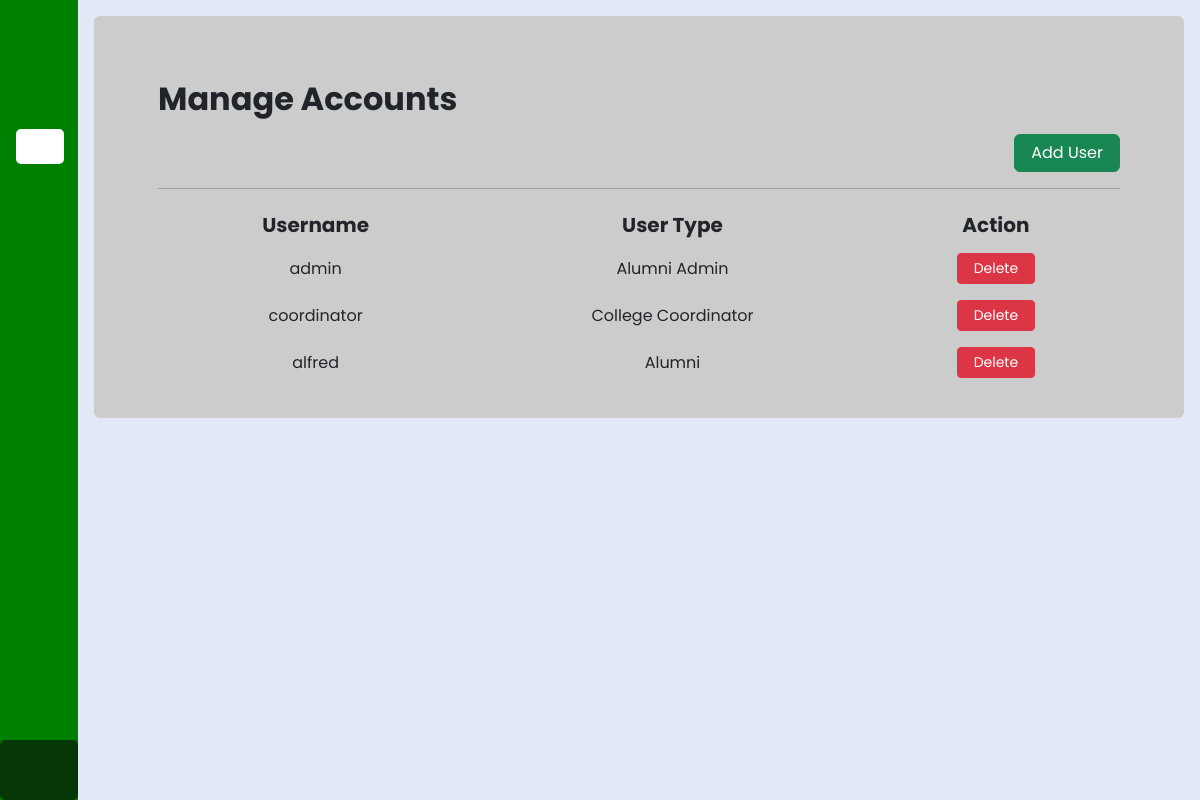
/superadmin/accounts.php (signed in), run on an earlier commit of the app's database.
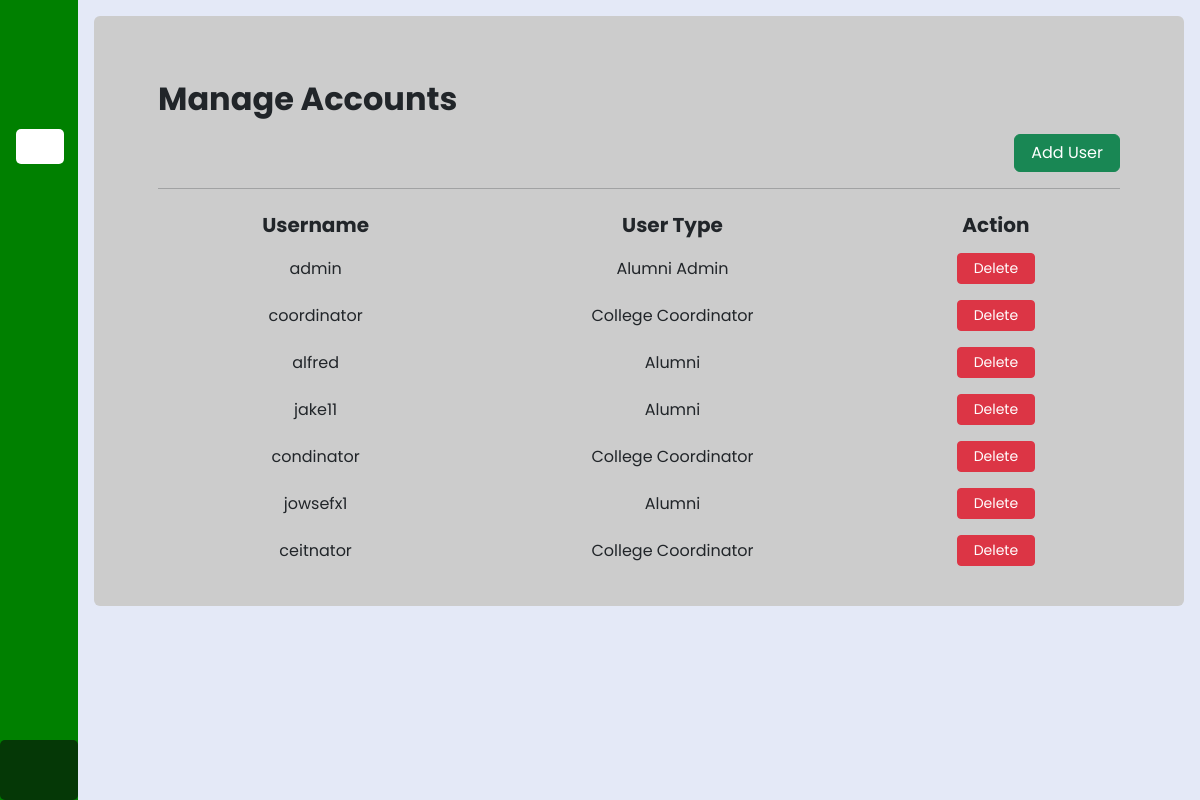
And on a later commit of the database.
### tables this page shows
CREATE TABLE `users` (
  `user_id` int(11) NOT NULL,
  `username` varchar(50) NOT NULL,
  `email` varchar(100) DEFAULT NULL,
  `passwordx` varchar(100) NOT NULL,
  `role_` enum('alumni','alumni_admin','college_coordinator','super_admin') NOT NULL DEFAULT 'alumni',
  `college` varchar(10) DEFAULT NULL,
  `token` varchar(255) DEFAULT NULL,
  `token_expiry` datetime DEFAULT NULL
);

### superadmin/accounts.php (the view, shortened to what this page needs)
<?php
    require_once '../connectDB.php';
    $itemsPerPage = 10;
    $request = "SELECT * FROM users WHERE role_ != 'super_admin'";
    $current_page = isset($_GET['page']) ? $_GET['page'] : 1;
    $start_item = ($current_page - 1) * $itemsPerPage;
    $request .= " LIMIT $start_item, $itemsPerPage";
    $result = $conn->query($request);
?>
<!DOCTYPE html>
<html lang="en">
<head>
    <link rel="stylesheet" href="../bootstrap/bs.css">
    <link rel="stylesheet" href="../assets/sidebar.css">
    <link href="https://cdn.jsdelivr.net/gh/hung1001/font-awesome-pro@4cac1a6/css/all.css" rel="stylesheet" />
</head>
<body>
    <main class="d-flex">
        <?php
            include "components/sidebar.php";
        ?>
        <div class="home-section">
            <div class="col m-auto">
                <div class="card m-3" style="background: #ccc; border: none;">
                    <div class="card-body overflow-auto" style="max-height: 90vh;">
                        <div class="mt-5 mx-5">
                            <h2 class="fw-bolder mb-3">
                                Manage Accounts
                            </h2>
                            <div class="text-end">
                                <button type="button" class="btn btn-success px-3" data-bs-toggle="modal"
                                    data-bs-target="#addUserModal">Add User</button>
                            </div>
                            <hr>
                        </div>
                        <div class="row mx-5">
                            <div class="table-responsive">
                                <table class="table" id="user-lists">
                                    <thead>
                                        <?php
                                        if ($result && $result->num_rows > 0) { ?>
                                        <tr class="h5 text-center">
                                            <th>Username</th>
                                            <th>User Type</th>
                                            <th>Action</th>
                                        </tr>
                                    </thead>
                                    <tbody>
                                        <?php
                                            while ($row = $result->fetch_assoc()) {
                                                $id = $row['user_id'];
                                                $role = $row['role_'];
                                                if ($role === 'alumni') {
                                                    $role = 'Alumni';
                                                } else if ($role === 'alumni_admin') {
                                                    $role = 'Alumni Admin';
                                                } else if ($role === 'college_coordinator') {
                                                    $role = 'College Coordinator';
                                                }
                                                $username = $row['username'];
                                            ?>
                                        <tr class="text-center align-middle">
                                            <td class=""><?php echo $username; ?></td>
                                            <td class=""><?php echo $role; ?></td>
                                            <td class="d-flex justify-content-center">
                                                <div class="w-50">
                                                    <a href="actions/deluser-act.php?user_id=<?php echo $id; ?>"
                                                        class="btn btn-danger btn-sm px-3 w-auto"
                                                        onclick="return confirmDelete();">Delete</a>
                                                </div>
                                            </td>
                                        </tr>
                                        <?php
                                            }
                                        } else {
                                            echo '<div class="col-12 text-center mt-3">There is no user.</div>';
                                        }
                                        ?>
                                    </tbody>
                                </table>
                            </div>
                        </div>
                    </div>
                </div>
            </div>
        </div>
    </main>
</body>
</html>

### superadmin/components/sidebar.php (shortened to what this page needs)
<?php
if ($_SESSION['role_'] === "super_admin") {
    $role = "Superadmin";
} else {
    header('Location: ../logout-act.php');
    exit;
}
?>
<div class="sidebar">
    <div class="logo_details">
        <i class="fas fa-bars" id="btn"></i>
    </div>
    <ul id="nav-list">
        <li>
            <a href="../dashboard.php">
                <i class="fal fa-house"></i>
            </a>
        </li>
        <li>
            <a href="accounts.php">
                <i class="far fa-user-cog"></i>
            </a>
        </li>
        <li>
            <a href="account-settings.php">
                <i class="fal fa-user-circle"></i>
            </a>
        </li>
        <li class="profile">
            <div class="profile_details">
                <i class="fas fa-user-circle"></i>
                <div class="profile_content">
                    <div class="name"><?php echo $_SESSION['username']; ?></div>
                    <div class="designation"><?php echo $role; ?></div>
                </div>
                <i class="far fa-sign-out-alt" id="log_out" onclick="confirmLogout()"></i>
            </div>
        </li>
    </ul>
</div>

### assets/sidebar.css (style rules this page uses)
:root { --color-default: #008000; --color-second: #053806; --color-white: #fff; --color-body: #e4e9f7; --color-light: #ffc200; }
* { padding: 0%; margin: 0%; box-sizing: border-box; font-family: "Poppins", sans-serif; }
body { min-height: 100vh; }
.sidebar { min-height: 100vh; width: 78px; padding: 6px 14px; z-index: 99; background-color: var(--color-default); transition: all 0.5s ease; position: fixed; top: 0; left: 0; }
.sidebar .logo_details { height: 60px; display: flex; align-items: center; position: relative; }
.sidebar .logo_details #btn { position: absolute; top: 50%; right: 0; transform: translateY(-50%); font-size: 23px; text-align: center; cursor: pointer; transition: all 0.5s ease; }
.sidebar i { color: var(--color-white); height: 60px; line-height: 60px; min-width: 50px; font-size: 25px; text-align: center; }
.sidebar #nav-list { margin-top: 20px; height: 100%; margin-left: -30px; }
.sidebar li { position: relative; margin: 8px 0; list-style: none; }
.sidebar li a { display: flex; height: 100%; width: 100%; align-items: center; text-decoration: none; background-color: var(--color-default); position: relative; transition: all 0.5s ease; z-index: 12; }
.sidebar li a::after { content: ""; position: absolute; width: 100%; height: 100%; transform: scaleX(0); background-color: var(--color-white); border-radius: 5px; transition: transform 0.3s ease-in-out; transform-origin: left; z-index: -2; }
.sidebar li i { height: 35px; line-height: 35px; font-size: 18px; border-radius: 5px; }
.sidebar li.profile { position: fixed; height: 60px; width: 78px; left: 0; bottom: -8px; padding: 10px 14px; overflow: hidden; transition: all 0.5s ease; }
.sidebar .profile .profile_details { display: flex; align-items: center; flex-wrap: nowrap; }
.profile_details .fas { font-size: 30px; }
.sidebar li.profile .name, .sidebar li.profile .designation { font-size: 15px; font-weight: 400; color: var(--color-white); white-space: nowrap; }
.sidebar li.profile .designation { font-size: 12px; }
.sidebar .profile #log_out { position: absolute; top: 50%; right: 0; transform: translateY(-50%); color: var(--color-body); background-color: var(--color-second); width: 100%; height: 60px; line-height: 60px; border-radius: 5px; cursor: pointer; transition: all 0.5s ease; }
.home-section { position: relative; background-color: var(--color-body); min-height: 100vh; top: 0; left: 78px; width: calc(100% - 78px); transition: all 0.5s ease; z-index: 2; }

### superadmin/accounts.php (style rules this page uses)
#nav-list li:nth-child(2) a { background-color: var(--color-white); border-radius: 5px; }
#nav-list li:nth-child(2) a i, #nav-list li:nth-child(2) a span { color: var(--color-default); }
table th, table td { background: none !important; border: none !important; }

What changed in the data, as far as the page shows it:
added users: username "jake11", role_ "Alumni"
added users: username "condinator", role_ "College Coordinator"
added users: username "jowsefx1", role_ "Alumni"
added users: username "ceitnator", role_ "College Coordinator"
